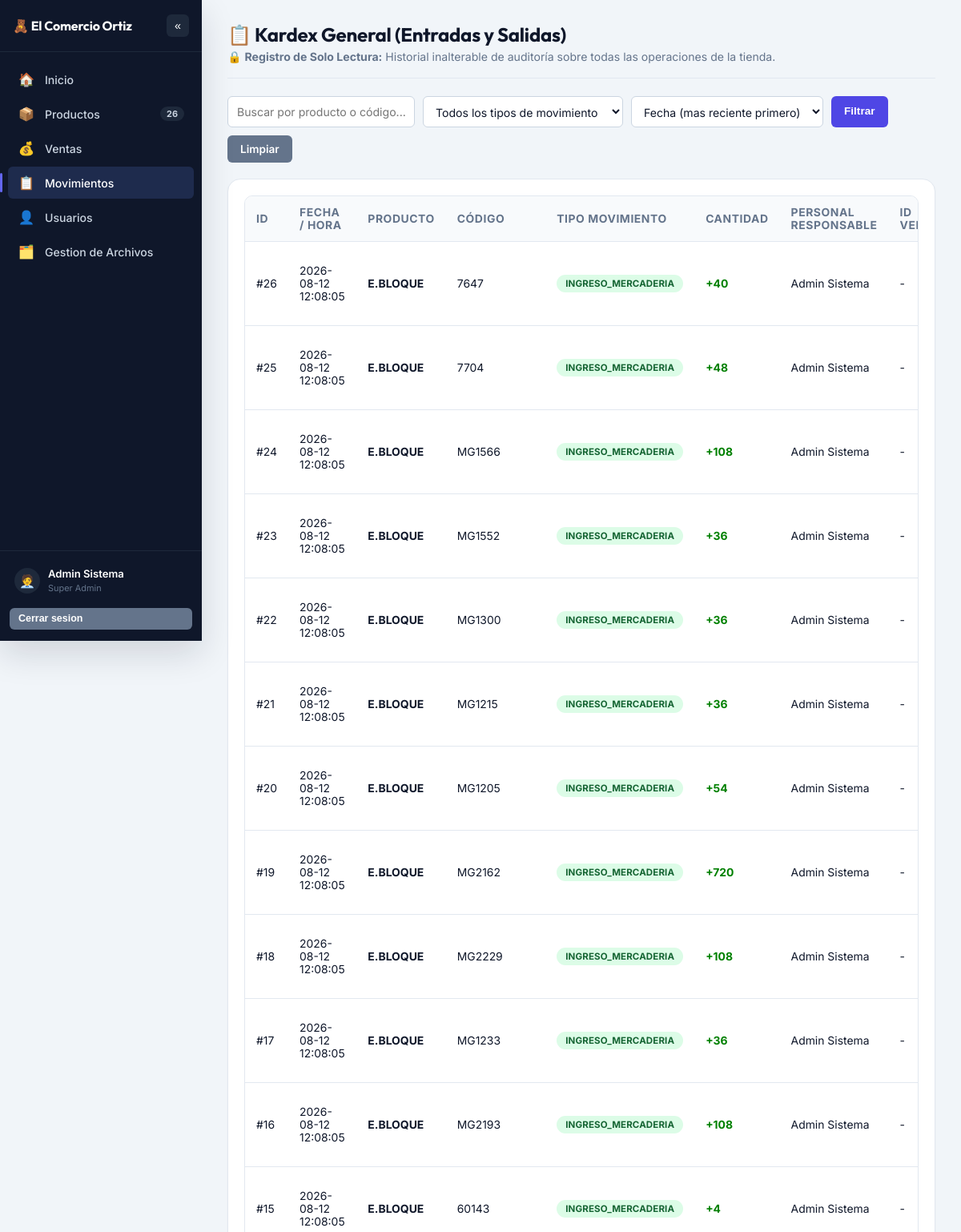
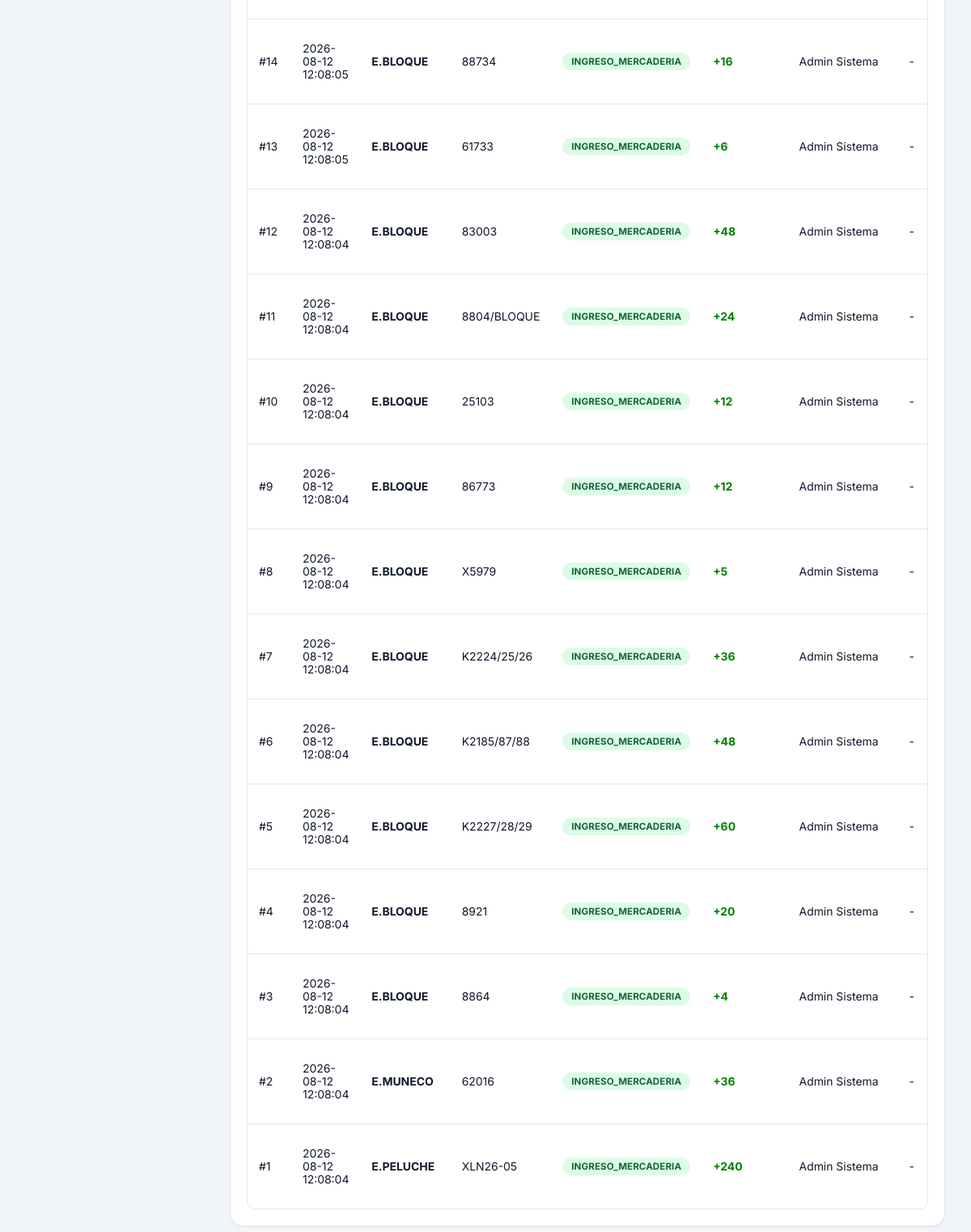
The app's page /movimientos/ (signed in) with its own data (2 pictures, top to bottom).
### tables this page shows
CREATE TABLE movimientos (
    id_movimiento INTEGER PRIMARY KEY AUTOINCREMENT,
    id_producto INTEGER NOT NULL REFERENCES productos(id_producto),
    id_personal INTEGER NOT NULL REFERENCES personal(id_personal),
    id_venta INTEGER REFERENCES ventas(id_venta) ON DELETE SET NULL,
    id_proveedor INTEGER REFERENCES proveedores(id_proveedor),

    tipo_movimiento TEXT NOT NULL CHECK(
        tipo_movimiento IN (
            'INGRESO_MERCADERIA',
            'SALIDA_VENTA',
            'GARANTIA_ENTRADA',
            'GARANTIA_BAJA',
            'DEVOLUCION_PROVEEDOR',
            'AJUSTE_INVENTARIO'
        )
    ),
    cantidad INTEGER NOT NULL,   -- positivo (+) entradas, negativo (-) salidas
    motivo_nota TEXT,
    fecha TEXT DEFAULT (datetime('now', 'localtime'))
);

CREATE TABLE productos (
    id_producto INTEGER PRIMARY KEY AUTOINCREMENT,
    foto_url TEXT,
    nombre TEXT NOT NULL,
    -- codigo_1 NO es unico por si solo: el cliente confirmo que se repite
    -- entre productos distintos en su catalogo real. Lo que si identifica
    -- un producto de forma unica es la COMBINACION codigo_1 + codigo_2
    -- (ver el UNIQUE compuesto al final de la tabla, y
    -- productos_model.get_producto_por_codigo / guardar_o_actualizar_desde_excel,
    -- que ya matchean por el par completo).
    codigo_1 TEXT NOT NULL,
    codigo_2 TEXT,
    descripcion TEXT,
    marca TEXT,

    -- Esquema de precios
    precio_unidad_facturado REAL DEFAULT 0,   -- PUF
    precio_docena_facturado REAL DEFAULT 0,   -- PDF
    precio_paquete_facturado REAL DEFAULT 0,  -- PPF
    precio_paquete_neto REAL DEFAULT 0,       -- PPN
    precio_docena_neto REAL DEFAULT 0,        -- PDN
    precio_docena_comercial REAL DEFAULT 0,   -- PDC
    descuento_porcentaje REAL DEFAULT 0,
    incremento_porcentaje REAL DEFAULT 0,

    -- Presentacion y empaque
    pcs_paquete INTEGER DEFAULT 0,
    pcs_caja INTEGER DEFAULT 0,
    venta_fraccionada TEXT DEFAULT 'No' CHECK(venta_fraccionada IN ('Si', 'No')),

    -- Ubicacion y existencias
    id_ubicacion INTEGER REFERENCES ubicaciones(id_ubicacion),
    posicion TEXT,
    -- Puede quedar en 0 o mayor (piezas sueltas -> decimal, ej. venta
    -- fraccionada) o en NEGATIVO: negativo significa que se aprobo una
    -- venta por mas de lo que habia en tienda, y ese numero es lo que
    -- falta reponer desde el almacen (ver alerta en Inicio).
    cantidad REAL NOT NULL DEFAULT 0,

    -- Estado de negocio (Activo/Inactivo). "Agotado" NO se guarda aqui:
    -- se calcula en la aplicacion comparando cantidad <= 0 (0 o negativo,
    -- ver mas abajo), para evitar que quede desincronizado con el stock real.
    estado TEXT DEFAULT 'Activo' CHECK(estado IN ('Activo', 'Inactivo')),

    UNIQUE(codigo_1, codigo_2)
);

### controllers/movimientos_controller.py (the view)
@movimientos_bp.route('/')
@roles_required(*ROLES_VENTAS)
def index():
    busqueda = request.args.get('busqueda', '')
    tipo_filtro = request.args.get('tipo_movimiento', '')
    orden = request.args.get('orden', '')
    movimientos = movimientos_model.get_movimientos(
        busqueda=busqueda or None,
        tipo_movimiento=tipo_filtro or None,
        orden=orden or None,
    )
    return render_template(
        'movimientos/movimientos_view.html',
        movimientos=movimientos,
        busqueda=busqueda,
        tipo_filtro=tipo_filtro,
        orden_actual=orden or movimientos_model.ORDEN_MOVIMIENTOS_DEFAULT,
    )

### models/database.py (called while the page is built)
def get_db():
    if 'db' not in g:
        g.db = sqlite3.connect(current_app.config['DATABASE'])
        g.db.row_factory = sqlite3.Row
        g.db.execute('PRAGMA foreign_keys = ON')
    return g.db

### models/productos_model.py (called while the page is built)
def contar_productos():
    db = get_db()
    return db.execute("SELECT COUNT(*) AS c FROM productos").fetchone()['c']

def contar_faltantes():
    db = get_db()
    return db.execute("SELECT COUNT(*) AS c FROM productos WHERE cantidad < 0").fetchone()['c']

### models/ventas_model.py (called while the page is built)
def contar_pendientes(id_personal_filtro=None):
    db = get_db()
    if id_personal_filtro:
        return db.execute(
            "SELECT COUNT(*) AS c FROM ventas WHERE estado = 'Pendiente' AND id_personal_registro = ?",
            (id_personal_filtro,),
        ).fetchone()['c']
    return db.execute(
        "SELECT COUNT(*) AS c FROM ventas WHERE estado = 'Pendiente'"
    ).fetchone()['c']

### utilities/utilities.py (called while the page is built)
def roles_required(*roles_permitidos):
    def decorador(vista):
        @wraps(vista)
        def envoltura(*args, **kwargs):
            if 'id_personal' not in session:
                return redirect(url_for('auth.login'))
            if session.get('rol') not in roles_permitidos:
                flash('No tienes permisos para acceder a esa seccion.', 'danger')
                return redirect(url_for('inicio.index'))
            return vista(*args, **kwargs)
        return envoltura
    return decorador

def resolver_orden_sql(orden, opciones, default):
    return opciones.get(orden, opciones[default])

### templates/movimientos/movimientos_view.html (shortened to what this page needs)
{% extends "shared/base.html" %}
{% block content %}
    <div class="page-header">
        <div>
            <h1>📋 Kardex General (Entradas y Salidas)</h1>
            <p class="subtitle">
                🔒 <strong>Registro de Solo Lectura:</strong> Historial inalterable de auditoría sobre todas las operaciones de la tienda.
            </p>
        </div>
    </div>
    <form method="get" class="filters" style="margin-bottom: 20px; display: flex; gap: 10px; flex-wrap: wrap;">
        <input type="text" name="busqueda" placeholder="Buscar por producto o código..." value="{{ busqueda or '' }}">
        <select name="tipo_movimiento">
            <option value="">Todos los tipos de movimiento</option>
        </select>
        <select name="orden">
            <option value="fecha_desc" {{ 'selected' if orden_actual == 'fecha_desc' }}>Fecha (mas reciente primero)</option>
        </select>
        <button type="submit" class="btn btn-primary">Filtrar</button>
        <a href="{{ url_for('movimientos.index') }}" class="btn btn-secondary">Limpiar</a>
    </form>
    <div class="card">
        {% if movimientos %}
            <div class="table-scroll">
                <table>
                    <thead>
                        <tr>
                            <th>ID</th>
                            <th>Fecha / Hora</th>
                            <th>Producto</th>
                            <th>Código</th>
                            <th>Tipo Movimiento</th>
                            <th>Cantidad</th>
                            <th>Personal Responsable</th>
                            <th>ID Venta</th>
                        </tr>
                    </thead>
                    <tbody>
                        {% for m in movimientos %}
                            <tr>
                                <td>#{{ m.id_movimiento }}</td>
                                <td>{{ m.fecha }}</td>
                                <td><strong>{{ m.producto_nombre }}</strong></td>
                                <td>{{ m.codigo_1 }}</td>
                                <td>
                                    <span class="badge {{ 'badge-activo' if (m.cantidad|default(0)|int) > 0 else 'badge-inactivo' }}">
                                        {{ m.tipo_movimiento }}
                                    </span>
                                </td>
                                <td>
                                    <strong style="color: {{ 'green' if (m.cantidad|default(0)|int) > 0 else 'red' }};">
                                        {{ '+' if (m.cantidad|default(0)|int) > 0 else '' }}{{ m.cantidad|default(0) }}
                                    </strong>
                                </td>
                                <td>{{ m.personal_nombre or 'Sistema' }}</td>
                                <td>{{ '#' ~ m.id_venta if m.id_venta else '-' }}</td>
                            </tr>
                        {% endfor %}
                    </tbody>
                </table>
            </div>
        {% else %}
            <div class="empty-state" style="text-align: center; padding: 40px;">
                No se encontraron movimientos registrados en el historial.
            </div>
        {% endif %}
    </div>
{% endblock %}

### static/css/style.css (style rules this page uses)
:root { --bg: #f1f5f9; --surface: #ffffff; --surface-muted: #f8fafc; --border: #e2e8f0; --border-strong: #cbd5e1; --text: #0f172a; --text-muted: #64748b; --text-subtle: #94a3b8; --primary: #4f46e5; --primary-hover: #4338ca; --primary-soft: #eef2ff; --primary-soft-text: #4338ca; --success: #16a34a; --success-hover: #15803d; --success-soft: #dcfce7; --success-soft-text: #166534; --danger: #dc2626; --danger-hover: #b91c1c; --danger-soft: #fee2e2; --danger-soft-text: #991b1b; --warning: #d97706; --warning-hover: #b45309; --warning-soft: #fef3c7; --warning-soft-text: #92400e; --info: #0891b2; --info-hover: #0e7490; --info-soft: #cffafe; --info-soft-text: #155e75; --secondary: #64748b; --secondary-hover: #475569; --secondary-soft: #f1f5f9; --secondary-soft-text: #334155; --sidebar-bg: #0f172a; --sidebar-bg-active: #1e2b4d; --sidebar-bg-hover: #1e293b; --sidebar-border: #1e293b; --sidebar-text: #cbd5e1; --sidebar-text-muted: #64748b; --sidebar-accent: #6366f1; --radius-sm: 6px; --radius-md: 10px; --radius-lg: 16px; --radius-pill: 999px; --shadow-sm: 0 1px 2px rgba(15, 23, 42, 0.06); --shadow-md: 0 6px 16px rgba(15, 23, 42, 0.08); --shadow-lg: 0 16px 40px rgba(15, 23, 42, 0.14); --transition: 150ms ease; }
* { box-sizing: border-box; }
html, body { height: 100%; }
body { margin: 0; font-family: 'Inter', 'Segoe UI', system-ui, -apple-system, Roboto, Arial, sans-serif; background-color: var(--bg); color: var(--text); -webkit-font-smoothing: antialiased; }
h1, h2, h3, .font-display, .login-title { font-family: 'Outfit', 'Segoe UI', system-ui, sans-serif; color: var(--text); font-weight: 700; letter-spacing: -0.01em; }
a { color: inherit; }
.page-header { display: flex; justify-content: space-between; align-items: center; flex-wrap: wrap; gap: 12px; margin-bottom: 22px; padding-bottom: 18px; border-bottom: 1px solid var(--border); }
.page-header h1 { margin: 0; font-size: 1.5rem; }
.page-header > div > p, .page-header p.subtitle { margin: 4px 0 0; color: var(--text-muted); font-size: 0.88rem; }
.card { background: var(--surface); border: 1px solid var(--border); border-radius: var(--radius-lg); padding: 20px; box-shadow: var(--shadow-sm); margin-bottom: 22px; }
.btn { display: inline-flex; align-items: center; gap: 6px; border: none; border-radius: var(--radius-sm); padding: 9px 16px; font-size: 0.85rem; font-weight: 600; cursor: pointer; text-decoration: none; color: #fff; background-color: var(--secondary); transition: background var(--transition), box-shadow var(--transition), transform var(--transition); line-height: 1.2; }
.btn-primary { background-color: var(--primary); }
.btn-secondary { background-color: var(--secondary); }
.form-group input, .form-group select, .form-group textarea, .filters input, .filters select { padding: 9px 11px; border: 1px solid var(--border-strong); border-radius: var(--radius-sm); font-size: 0.88rem; background: var(--surface); color: var(--text); transition: border-color var(--transition), box-shadow var(--transition); font-family: inherit; }
.table-scroll { overflow-x: auto; width: 100%; border-radius: var(--radius-md); border: 1px solid var(--border); }
table { width: auto; min-width: 100%; border-collapse: collapse; background: var(--surface); }
thead { background-color: var(--surface-muted); }
th { color: var(--text-muted); font-size: 0.72rem; text-transform: uppercase; letter-spacing: 0.04em; font-weight: 700; }
th, td { padding: 12px 14px; text-align: left; font-size: 0.87rem; border-bottom: 1px solid var(--border); }
tbody tr { transition: background var(--transition); }
tbody tr:last-child td { border-bottom: none; }
.badge { display: inline-flex; align-items: center; gap: 4px; padding: 4px 11px; border-radius: var(--radius-pill); font-size: 0.72rem; font-weight: 700; letter-spacing: 0.01em; }
.badge-activo { background: var(--success-soft); color: var(--success-soft-text); }
.filters { display: flex; gap: 10px; flex-wrap: wrap; margin-bottom: 18px; }

### records on screen
movimientos: id_movimiento "26", fecha "2026-08-12 12:08:05", producto_nombre "E.BLOQUE", codigo_1 "7647", tipo_movimiento "INGRESO_MERCADERIA", cantidad "+", cantidad "40", personal_nombre "Admin Sistema", id_venta "-"
movimientos: id_movimiento "25", fecha "2026-08-12 12:08:05", producto_nombre "E.BLOQUE", codigo_1 "7704", tipo_movimiento "INGRESO_MERCADERIA", cantidad "+", cantidad "48", personal_nombre "Admin Sistema", id_venta "-"
movimientos: id_movimiento "24", fecha "2026-08-12 12:08:05", producto_nombre "E.BLOQUE", codigo_1 "MG1566", tipo_movimiento "INGRESO_MERCADERIA", cantidad "+", cantidad "108", personal_nombre "Admin Sistema", id_venta "-"
movimientos: id_movimiento "23", fecha "2026-08-12 12:08:05", producto_nombre "E.BLOQUE", codigo_1 "MG1552", tipo_movimiento "INGRESO_MERCADERIA", cantidad "+", cantidad "36", personal_nombre "Admin Sistema", id_venta "-"
movimientos: id_movimiento "22", fecha "2026-08-12 12:08:05", producto_nombre "E.BLOQUE", codigo_1 "MG1300", tipo_movimiento "INGRESO_MERCADERIA", cantidad "+", cantidad "36", personal_nombre "Admin Sistema", id_venta "-"
movimientos: id_movimiento "21", fecha "2026-08-12 12:08:05", producto_nombre "E.BLOQUE", codigo_1 "MG1215", tipo_movimiento "INGRESO_MERCADERIA", cantidad "+", cantidad "36", personal_nombre "Admin Sistema", id_venta "-"
movimientos: id_movimiento "20", fecha "2026-08-12 12:08:05", producto_nombre "E.BLOQUE", codigo_1 "MG1205", tipo_movimiento "INGRESO_MERCADERIA", cantidad "+", cantidad "54", personal_nombre "Admin Sistema", id_venta "-"
movimientos: id_movimiento "19", fecha "2026-08-12 12:08:05", producto_nombre "E.BLOQUE", codigo_1 "MG2162", tipo_movimiento "INGRESO_MERCADERIA", cantidad "+", cantidad "720", personal_nombre "Admin Sistema", id_venta "-"
movimientos: id_movimiento "18", fecha "2026-08-12 12:08:05", producto_nombre "E.BLOQUE", codigo_1 "MG2229", tipo_movimiento "INGRESO_MERCADERIA", cantidad "+", cantidad "108", personal_nombre "Admin Sistema", id_venta "-"
movimientos: id_movimiento "17", fecha "2026-08-12 12:08:05", producto_nombre "E.BLOQUE", codigo_1 "MG1233", tipo_movimiento "INGRESO_MERCADERIA", cantidad "+", cantidad "36", personal_nombre "Admin Sistema", id_venta "-"
movimientos: id_movimiento "16", fecha "2026-08-12 12:08:05", producto_nombre "E.BLOQUE", codigo_1 "MG2193", tipo_movimiento "INGRESO_MERCADERIA", cantidad "+", cantidad "108", personal_nombre "Admin Sistema", id_venta "-"
movimientos: id_movimiento "15", fecha "2026-08-12 12:08:05", producto_nombre "E.BLOQUE", codigo_1 "60143", tipo_movimiento "INGRESO_MERCADERIA", cantidad "+", cantidad "4", personal_nombre "Admin Sistema", id_venta "-"
movimientos: id_movimiento "14", fecha "2026-08-12 12:08:05", producto_nombre "E.BLOQUE", codigo_1 "88734", tipo_movimiento "INGRESO_MERCADERIA", cantidad "+", cantidad "16", personal_nombre "Admin Sistema", id_venta "-"
movimientos: id_movimiento "13", fecha "2026-08-12 12:08:05", producto_nombre "E.BLOQUE", codigo_1 "61733", tipo_movimiento "INGRESO_MERCADERIA", cantidad "+", cantidad "6", personal_nombre "Admin Sistema", id_venta "-"
movimientos: id_movimiento "12", fecha "2026-08-12 12:08:04", producto_nombre "E.BLOQUE", codigo_1 "83003", tipo_movimiento "INGRESO_MERCADERIA", cantidad "+", cantidad "48", personal_nombre "Admin Sistema", id_venta "-"
movimientos: id_movimiento "11", fecha "2026-08-12 12:08:04", producto_nombre "E.BLOQUE", codigo_1 "8804/BLOQUE", tipo_movimiento "INGRESO_MERCADERIA", cantidad "+", cantidad "24", personal_nombre "Admin Sistema", id_venta "-"
movimientos: id_movimiento "10", fecha "2026-08-12 12:08:04", producto_nombre "E.BLOQUE", codigo_1 "25103", tipo_movimiento "INGRESO_MERCADERIA", cantidad "+", cantidad "12", personal_nombre "Admin Sistema", id_venta "-"
movimientos: id_movimiento "9", fecha "2026-08-12 12:08:04", producto_nombre "E.BLOQUE", codigo_1 "86773", tipo_movimiento "INGRESO_MERCADERIA", cantidad "+", cantidad "12", personal_nombre "Admin Sistema", id_venta "-"
movimientos: id_movimiento "8", fecha "2026-08-12 12:08:04", producto_nombre "E.BLOQUE", codigo_1 "X5979", tipo_movimiento "INGRESO_MERCADERIA", cantidad "+", cantidad "5", personal_nombre "Admin Sistema", id_venta "-"
movimientos: id_movimiento "7", fecha "2026-08-12 12:08:04", producto_nombre "E.BLOQUE", codigo_1 "K2224/25/26", tipo_movimiento "INGRESO_MERCADERIA", cantidad "+", cantidad "36", personal_nombre "Admin Sistema", id_venta "-"
movimientos: id_movimiento "6", fecha "2026-08-12 12:08:04", producto_nombre "E.BLOQUE", codigo_1 "K2185/87/88", tipo_movimiento "INGRESO_MERCADERIA", cantidad "+", cantidad "48", personal_nombre "Admin Sistema", id_venta "-"
movimientos: id_movimiento "5", fecha "2026-08-12 12:08:04", producto_nombre "E.BLOQUE", codigo_1 "K2227/28/29", tipo_movimiento "INGRESO_MERCADERIA", cantidad "+", cantidad "60", personal_nombre "Admin Sistema", id_venta "-"
movimientos: id_movimiento "4", fecha "2026-08-12 12:08:04", producto_nombre "E.BLOQUE", codigo_1 "8921", tipo_movimiento "INGRESO_MERCADERIA", cantidad "+", cantidad "20", personal_nombre "Admin Sistema", id_venta "-"
movimientos: id_movimiento "3", fecha "2026-08-12 12:08:04", producto_nombre "E.BLOQUE", codigo_1 "8864", tipo_movimiento "INGRESO_MERCADERIA", cantidad "+", cantidad "4", personal_nombre "Admin Sistema", id_venta "-"
movimientos: id_movimiento "2", fecha "2026-08-12 12:08:04", producto_nombre "E.MUNECO", codigo_1 "62016", tipo_movimiento "INGRESO_MERCADERIA", cantidad "+", cantidad "36", personal_nombre "Admin Sistema", id_venta "-"
movimientos: id_movimiento "1", fecha "2026-08-12 12:08:04", producto_nombre "E.PELUCHE", codigo_1 "XLN26-05", tipo_movimiento "INGRESO_MERCADERIA", cantidad "+", cantidad "240", personal_nombre "Admin Sistema", id_venta "-"

### other values on screen
{{ sidebar_total_productos }} "26"
{{ session.get('nombre_completo', '') }} "Admin Sistema"
{{ session.get('rol', '') }} "Super Admin"
